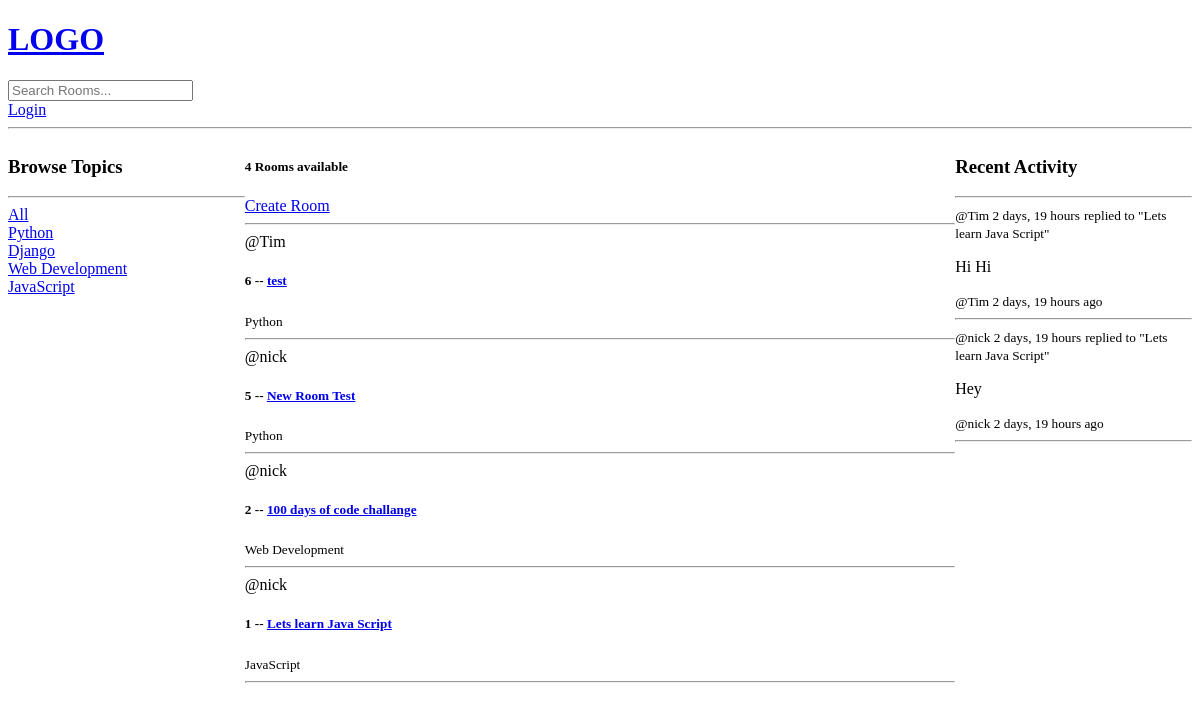
The app's page /, older data.
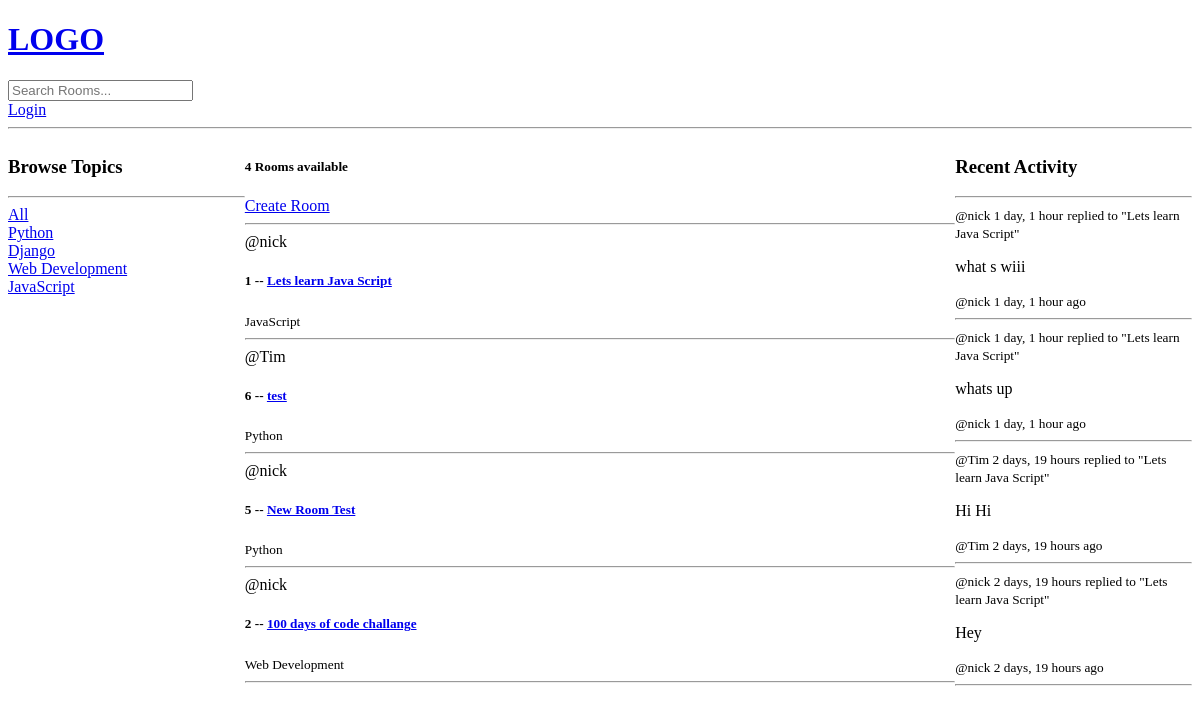
The same page, newer data.
### base/models.py (models this page shows, shortened)
class Topic(models.Model):
    name = models.CharField(max_length=200)

class Room(models.Model):
    host = models.ForeignKey(User, on_delete=models.SET_NULL, null=True)
    topic = models.ForeignKey(Topic, on_delete=models.SET_NULL, null=True)
    name = models.CharField(max_length=200)
    description = models.TextField(null=True, blank=True)
    participants = models.ManyToManyField(
        User, related_name='participants', blank=True
    )
    updated = models.DateTimeField(auto_now=True)
    created = models.DateTimeField(auto_now_add=True)
    class Meta:
        ordering = ['-updated', '-created']
    def __str__(self):
        return self.name

class Message(models.Model):
    user = models.ForeignKey(User, on_delete=models.CASCADE)
    room = models.ForeignKey(Room, on_delete=models.CASCADE)
    body = models.TextField()
    updated = models.DateTimeField(auto_now=True)
    created = models.DateTimeField(auto_now_add=True)
    class Meta:
        ordering = ['-updated', '-created']
    def __str__(self):
        return self.body[: 50]

### base/views.py (the view)
# urls.py: path('', views.home, name="home"),
def home(request):
    q = request.GET.get('q') if request.GET.get('q') != None else ''
    rooms = Room.objects.filter(
        Q(topic__name__icontains=q) |
        Q(name__icontains=q) |
        Q(description__icontains=q)
    )
    topics = Topic.objects.all()
    room_count = rooms.count()
    room_messages = Message.objects.filter(
        Q(room__topic__name__icontains=q)
    )
    context = {
        "rooms": rooms,
        "topics": topics,
        "room_count": room_count,
        "room_messages": room_messages
    }
    return render(request, 'base/home.html', context)

### base/templates/base/home.html (shortened to what this page needs)
{% extends 'main.html' %}
{% block content %}
<div class='home-container'>
  <div>
    <h3>Browse Topics</h3>
    <hr>
    <div>
      <a href="{% url 'home' %}">All</a>
    </div>
    {% for topic in topics %}
      <div>
        <a href="{% url 'home' %}?q={{topic.name}}">{{topic.name}}</a>
      </div>
    {% endfor %}
  </div>
  <div>
    <h5>{{room_count}} Rooms available</h5>
    <a href="{% url 'create-room' %}">Create Room</a>
    <hr>
    <div>
      {% for room in rooms %}
        <div>
          <span>@{{room.host.username}}</span>
          <h5>
            {{room.id}} -- <a href="{% url 'room' room.id %}">{{room.name}}</a>
          </h5>
          <small>{{room.topic.name}}</small>
          <hr>
        </div>
      {% endfor %}
    </div>
  </div>
  <div>
    <h3>Recent Activity</h3>
    <hr>
    {% for message in room_messages %}
      <div>
        <small>@{{message.user}}  {{message.created|timesince}}</small>
        <small>replied to "{{message.room}}"</small>
        <p>{{message}}</p>
        <small>@{{message.user}} {{message.created|timesince}} ago</small>
        <hr>
      </div>
    {% endfor %}
  </div>
</div>
{% endblock content %}

Row changes from the older to the newer data that the page shows:
changed Room "Lets learn Java Script": moves up the list
added Message: user "nick", created "1 day, 1 hour", room "Lets learn Java Script", body "what s wiii"
added Message: user "nick", created "1 day, 1 hour", room "Lets learn Java Script", body "whats up"
